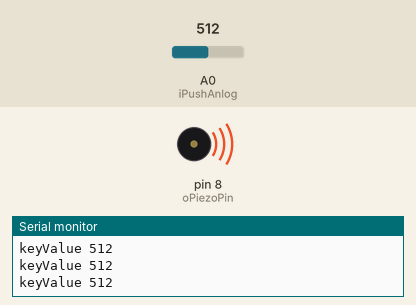
The sketch below on a simulated Arduino Uno, built with avr-gcc and run on an emulated ATmega328P. Parts: buzzer (waves = sounding), the last lines printed to the serial monitor. The inputs (shaded band) are chosen by the test bench; at power-on: A0 (iPushAnlog) = 512.

Above: at 1.2 s.
1.3 s: A0 (iPushAnlog) set to 488
At 2.5 s:
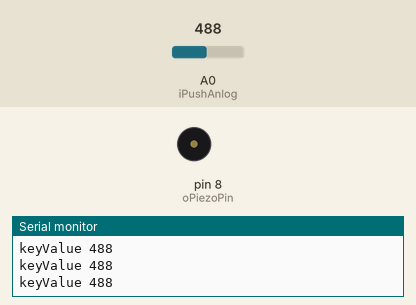
2.8 s: A0 (iPushAnlog) set to 511
At 3.8 s:
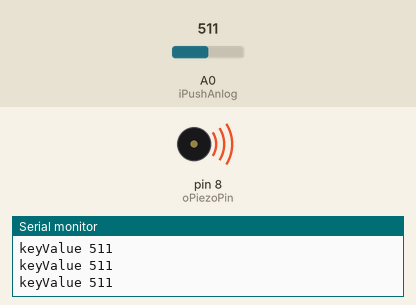
5.8 s: A0 (iPushAnlog) set to 495
At 6.1 s:
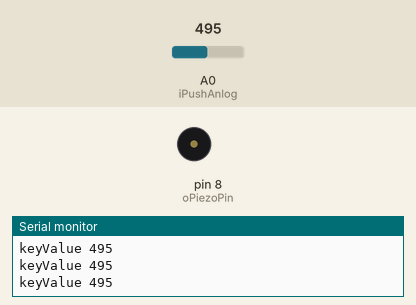
Timing chart, 0 to 8.8 s (numbered marks = the images above; inputs shaded):
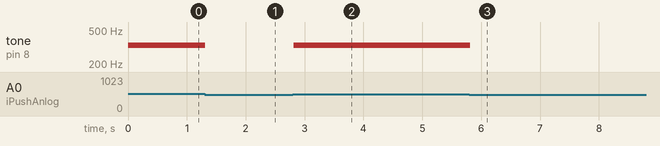

The sketch:

KeyboardInstrument.ino
```cpp
// tone() function will generate sound, but it does have a few limitations.
// It can only create square waves, not smoth sine waves or triangles.
// Square waves are more like series of on and off pulses.

int notes[] = {262, 294, 330, 349};

int oPiezoPin = 8;
int iPushAnlog = A0;

void setup() {
  // put your setup code here, to run once:
  Serial.begin(9600);

}

void loop() {
  // put your main code here, to run repeatedly:
  int keyVal = analogRead(iPushAnlog);

  Serial.print("keyValue ");
  Serial.println(keyVal);

  if(keyVal == 1023)
  {
    tone(oPiezoPin, notes[0]);
  }
  else if(keyVal >= 990 && keyVal <= 1010)
  {
    tone(oPiezoPin, notes[1]);
  }
  else if (keyVal >= 505 && keyVal <= 515)
  {
    tone(oPiezoPin, notes[2]);
  }
  else if (keyVal >= 5 && keyVal <= 10)
  {
    tone(oPiezoPin, notes[3]);
  }
  else
  {
    //providing the pin numbe to stop playing sound on.
    //dont use tone for this.
    noTone(oPiezoPin);
  }
}
```

Measured:
- the behaviour switches between 505 and 504 on A0 (iPushAnlog) (found by bisection; images 0 and 1)
- after the input at 1.3 s, tone on pin 8 (oPiezoPin): 330 Hz → silent at once
- after the input at 2.8 s, tone on pin 8 (oPiezoPin): silent → 330 Hz at once
- after the input at 5.8 s, tone on pin 8 (oPiezoPin): 330 Hz → silent at once
